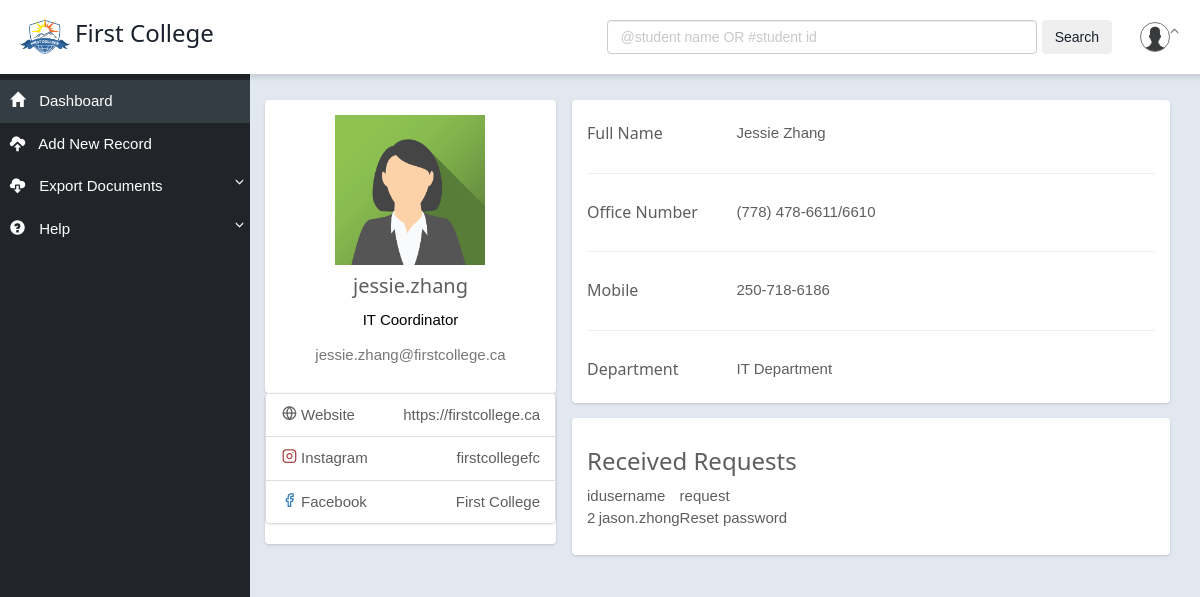
The app's page /?action=v_home (signed in) with its own data.
### tables this page shows
CREATE TABLE requests
(
    id       INT AUTO_INCREMENT PRIMARY KEY,
    username VARCHAR(50),
    request  VARCHAR(100)
);

### index.php (called while the page is built, shortened)
<?php
include "libs.php";
if (isset($_POST['action'])) {
    $action = $_POST['action'];
} else if (isset($_GET['action'])) {
    $action = $_GET['action'];
} else {
    $action = 'v_login';
}
$conf = require "src/config.php";
$dbConnect = "mysql:host=". $conf['DATABASE']['db_host'] . ";dbname=" . $conf['DATABASE']['db_name'] . ";charset=" .
    $conf['DATABASE']['db_charset'];
$dbUsername = $conf['DATABASE']['db_username'];
$dbPassword = $conf['DATABASE']['db_password'];
$pdo = new PDO($dbConnect, $dbUsername, $dbPassword, $conf['DATABASE']['db_options']);
$database = new Database($pdo);
$model = new Model($database);
$controller = new Controller();
require $controller->index($action, $model);

### Views/View.php (the view, shortened to what this page needs)
<?php
class View
{
    public function display_as_table($id = "", $class = "", $data)
    {
        $count = 0;
        echo "<table>";
        foreach ($data as $d):
            echo "<tr>";
            foreach ($d as $k => $v):
                if ($count < count($d)) {
                    echo "<td>" . $k . "</td>";
                }
                $count++;
            endforeach;
            echo "</tr><tr>";
            foreach ($d as $k => $v) {
                echo "<td>" . $v . "</td>";
            }
            echo "</tr>";
        endforeach;
        echo "</table>";
    }
}

### css/master_page.css (style rules this page uses)
body { font-family: 'Poppins', sans-serif; background: #fafafa; }
body { margin-top:20px; color: #1a202c; text-align: left; background-color: #e2e8f0; }

### css/w3.css (style rules this page uses)
*,*:before,*:after { box-sizing:inherit }
html { -ms-text-size-adjust:100%;-webkit-text-size-adjust:100% }
body { margin:0 }
html,body { font-family:Verdana,sans-serif;font-size:15px;line-height:1.5 }
html { overflow-x:hidden }

### records on screen
requests: k "id", k "username", k "request", id "2", username "jason.zhong", request "Reset password"

### other values on screen
$_SESSION['user']['username'] "jessie.zhang"
$_SESSION['user']['email'] "jessie.zhang@firstcollege.ca"
$_SESSION['user']['phone'] "250-718-6186"
$_SESSION['user']['department'] "IT Department"
